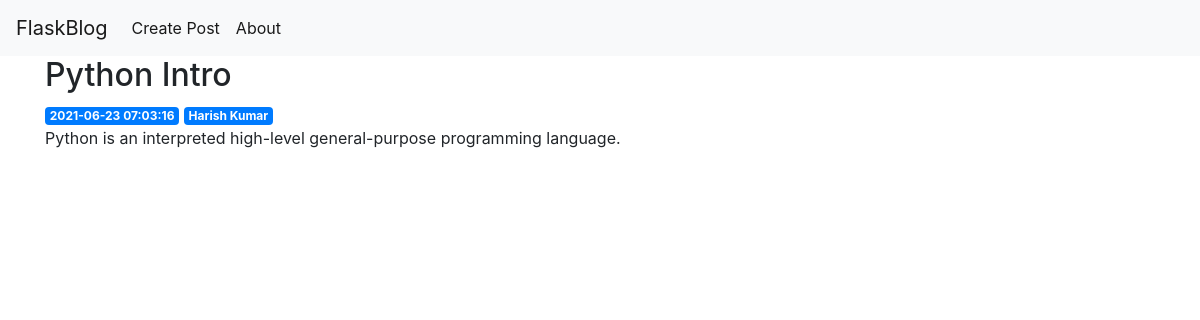
/2, run on the app's committed database.
### tables this page shows
CREATE TABLE posts(
id INTEGER PRIMARY KEY AUTOINCREMENT,
created TIMESTAMP NOT NULL DEFAULT CURRENT_TIMESTAMP,
title TEXT NOT NULL,
author varchar(50),
content TEXT NOT NULL
);

### app.py (the view)
@app.route("/<int:id>")
def post(id):
    data = getpost(id)
    return render_template("post.html", post = data)

### app.py (called while the page is built)
def connectdb():
    conn = sqlite3.connect('blog.db')
    conn.row_factory = sqlite3.Row
    return conn

def getpost(id):
    conn = connectdb()
    post = conn.execute(f"Select * from posts where id = {id}").fetchone()
    conn.close()
    if post is None:
        abort(404)
    return post

### templates/post.html
{% extends 'base.html' %}
{% block content %}
    <h2>{% block title %} {{ post['title'] }} {% endblock %}</h2>
    <span class="badge badge-primary">{{ post['created'] }}</span>
    <span class="badge badge-primary">{{ post['Author'] }}</span>
    <p>{{ post['content'] }}</p>
{% endblock %}

### data on the page
posts: title "Python Intro", created "2021-06-23 07:03:16", Author "Harish Kumar", content "Python is an interpreted high-level general-purpose programming language."
